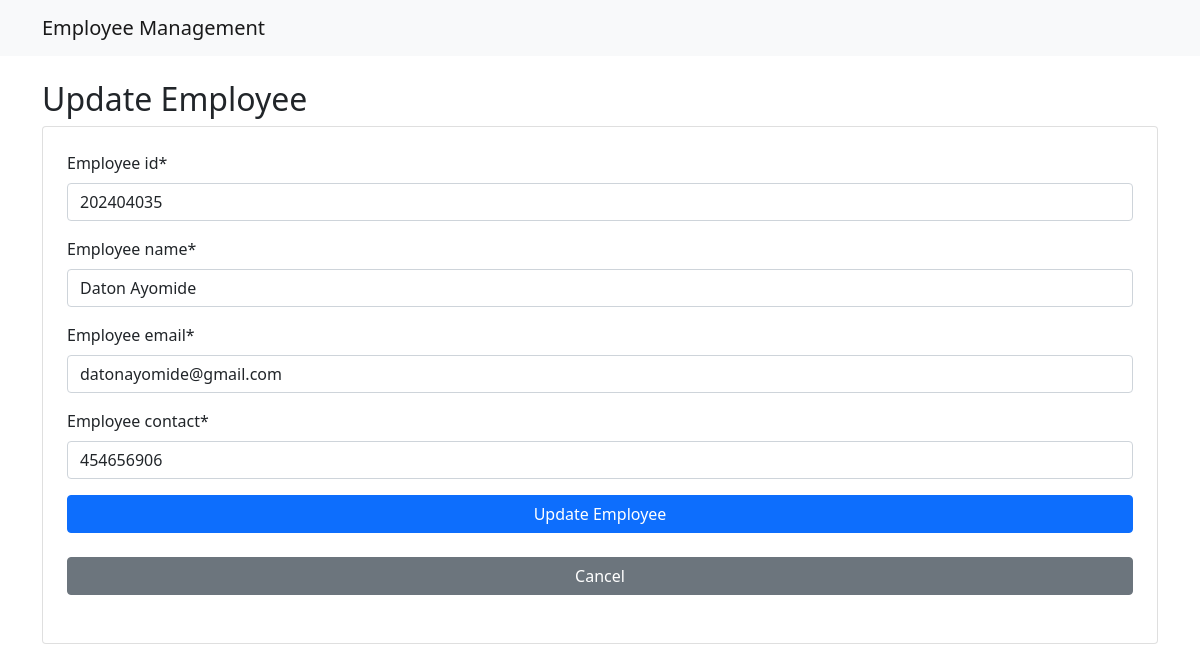
Screenshot of /update/11/ with the database file from the repository.
### employee/models.py (models this page shows, shortened)
class Employee(models.Model):
    employee_id = models.CharField(max_length=20)
    employee_name= models.CharField(max_length=200)
    employee_email = models.EmailField()
    employee_contact = models.CharField(max_length=20)

### employee/views.py (the view)
# urls.py: path('update/<int:pk>/', update_employee, name="update"),
def  update_employee(request, pk):
    employee = Employee.objects.get(id=pk)
    if request.method == "POST":
        form = EmployeeForm(request.POST, instance=employee)
        if form.is_valid():
            form.save()
            return redirect('list')
    else:
        form = EmployeeForm(instance=employee)
    return render(request, 'update.html', {'form':form})

### employee/forms.py
class EmployeeForm(forms.ModelForm):
    class Meta:
        model = Employee
        fields = ('employee_id', 'employee_name', 'employee_email', 'employee_contact')

### employee/templates/update.html
{% extends 'base.html' %} {% block title %}Update Employee{% endblock %}
{%block content %}
{% load crispy_forms_tags %}
<h2>Update Employee</h2>
<form method="post" class="card p-4">
  {% csrf_token %} {{ form|crispy }}
  <button type="submit" class="btn btn-primary">Update Employee</button><br />
  <a href="{% url 'list' %}" class="btn btn-secondary">Cancel</a><br />
</form>
{% endblock %}

### rows the page displays
Employee: employee_id "202404035", employee_name "Daton Ayomide", employee_email "datonayomide@gmail.com", employee_contact "454656906"
